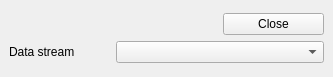
<ui version="4.0" >
 <class>NotificationsConfig</class>
 <widget class="QWidget" name="NotificationsConfig" >
  <property name="geometry" >
   <rect>
    <x>0</x>
    <y>0</y>
    <width>333</width>
    <height>77</height>
   </rect>
  </property>
  <property name="windowTitle" >
   <string>Form</string>
  </property>
  <layout class="QGridLayout" >
   <property name="margin" >
    <number>9</number>
   </property>
   <property name="spacing" >
    <number>6</number>
   </property>
   <item row="0" column="0" >
    <layout class="QGridLayout" >
     <property name="margin" >
      <number>0</number>
     </property>
     <property name="spacing" >
      <number>6</number>
     </property>
     <item row="1" column="0" >
      <widget class="QLabel" name="label" >
       <property name="sizePolicy" >
        <sizepolicy>
         <hsizetype>1</hsizetype>
         <vsizetype>5</vsizetype>
         <horstretch>0</horstretch>
         <verstretch>0</verstretch>
        </sizepolicy>
       </property>
       <property name="text" >
        <string>Data stream</string>
       </property>
      </widget>
     </item>
     <item row="0" column="2" >
      <widget class="QPushButton" name="close" >
       <property name="text" >
        <string>Close</string>
       </property>
      </widget>
     </item>
     <item row="0" column="0" colspan="2" >
      <spacer>
       <property name="orientation" >
        <enum>Qt::Horizontal</enum>
       </property>
       <property name="sizeHint" >
        <size>
         <width>161</width>
         <height>20</height>
        </size>
       </property>
      </spacer>
     </item>
     <item row="1" column="1" colspan="2" >
      <widget class="QComboBox" name="stream" >
       <property name="sizePolicy" >
        <sizepolicy>
         <hsizetype>3</hsizetype>
         <vsizetype>0</vsizetype>
         <horstretch>0</horstretch>
         <verstretch>0</verstretch>
        </sizepolicy>
       </property>
      </widget>
     </item>
    </layout>
   </item>
  </layout>
 </widget>
 <resources/>
 <connections/>
</ui>
